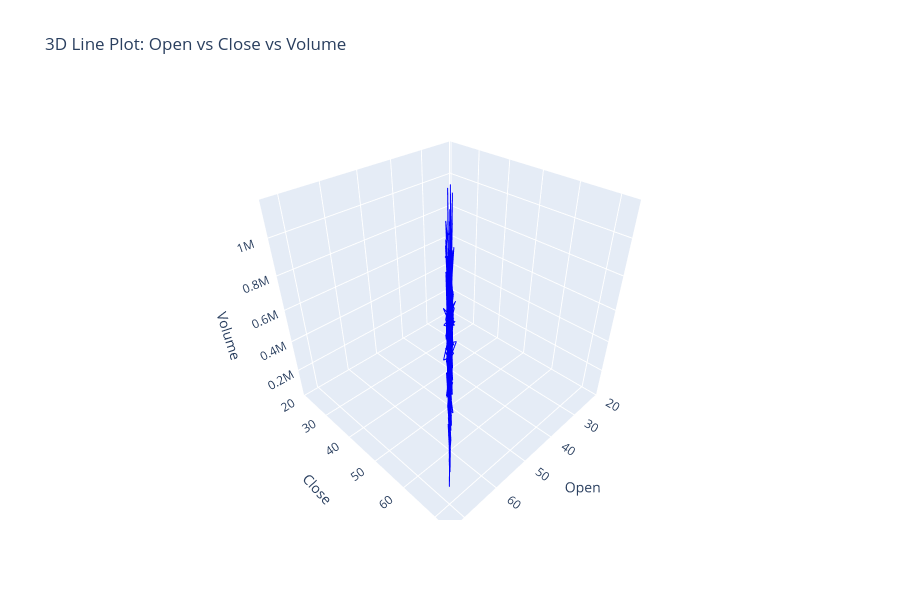

The notebook cell saved with this chart:
### Markdown cell above
3D line plot

### Code cell
# Create a 3D line plot
fig = go.Figure()

fig.add_trace(go.Scatter3d(
    x=categorized_df['Open'],  # Set the x-axis to 'Open'
    y=categorized_df['Close'],  # Set the y-axis to 'Close'
    z=categorized_df['Volume'],  # Set the z-axis to 'Volume'
    mode='lines',  # Set the mode to lines
    line=dict(color='blue', width=2)  # Customize the line color and width
))

fig.update_layout(
    title="3D Line Plot: Open vs Close vs Volume",  # Set the plot title
    scene=dict(
        xaxis_title='Open',  # Label for the x-axis
        yaxis_title='Close',  # Label for the y-axis
        zaxis_title='Volume'  # Label for the z-axis
    )
)

# Update layout to change the size of the plot
fig.update_layout(
    width=900,  # Set the width of the plot
    height=600   # Set the height of the plot
)

# Display the plot
fig.show()

### Figure 1 — Plotly figure (JSON) as saved in the notebook; plotly's stock layout.template omitted (floating-point values rounded to 4 significant figures; data arrays with more than 128 entries replaced by an {"elided": "..."} marker saying what was removed)
{"data": [{"line": {"color": "blue", "width": 2}, "mode": "lines", "type": "scatter3d", "x": {"elided": "2124 float values"}, "y": {"elided": "2124 float values"}, "z": {"elided": "2124 int values"}}], "layout": {"height": 600, "scene": {"xaxis": {"title": {"text": "Open"}}, "yaxis": {"title": {"text": "Close"}}, "zaxis": {"title": {"text": "Volume"}}}, "title": {"text": "3D Line Plot: Open vs Close vs Volume"}, "width": 900}}
